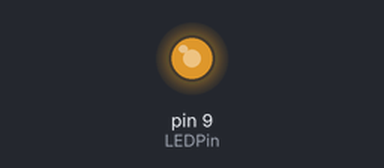
Bench run of a sketch on a simulated Arduino Uno, built with avr-gcc and run on an emulated ATmega328P. Parts: output pins drawn as LEDs (lit = HIGH).

Above: at 0.1 s.
Timing chart, 0 to 1.6 s (numbered marks = the images above):
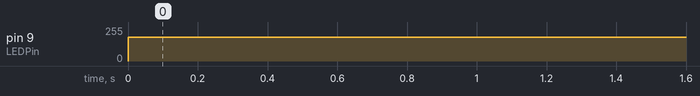

Measured:
- by itself, pin 9 (LEDPin): 0/255 → 180/255 at 0.00 s

The sketch:

EPISODE_7_AnalogWrite_controlLEDbrightness.ino
```cpp
// Episode 7: analogWrite() - Control LED Brightness

int LEDPin = 9;       // PWM pin
int bright = 180;     // Brightness value: 1 to 255

void setup() {
  pinMode(LEDPin, OUTPUT);
}

void loop() {
  analogWrite(LEDPin, bright);
}
```
